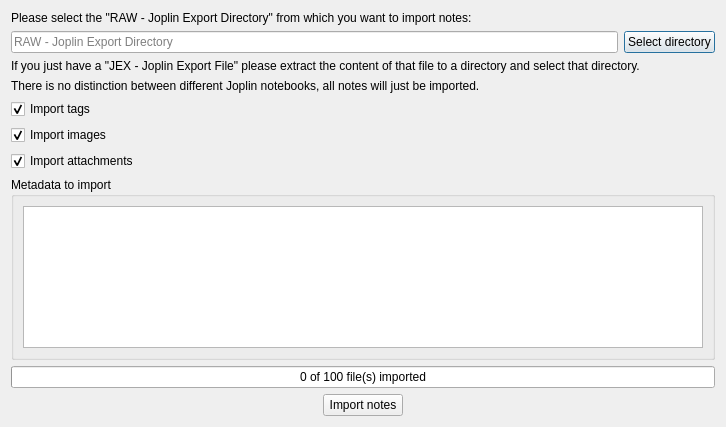
<?xml version="1.0" encoding="UTF-8"?>
<ui version="4.0">
 <class>JoplinImportDialog</class>
 <widget class="QDialog" name="JoplinImportDialog">
  <property name="geometry">
   <rect>
    <x>0</x>
    <y>0</y>
    <width>726</width>
    <height>427</height>
   </rect>
  </property>
  <property name="windowTitle">
   <string>Joplin Import</string>
  </property>
  <layout class="QGridLayout" name="gridLayout">
   <item row="0" column="0" colspan="2">
    <widget class="QLabel" name="label_2">
     <property name="text">
      <string>Please select the &quot;RAW - Joplin Export Directory&quot; from which you want to import notes:</string>
     </property>
    </widget>
   </item>
   <item row="1" column="1">
    <widget class="QPushButton" name="directoryButton">
     <property name="text">
      <string>Select directory</string>
     </property>
     <property name="icon">
      <iconset theme="folder" resource="../breeze-qownnotes.qrc">
       <normaloff>:/icons/breeze-qownnotes/16x16/folder.svg</normaloff>:/icons/breeze-qownnotes/16x16/folder.svg</iconset>
     </property>
    </widget>
   </item>
   <item row="5" column="0" colspan="2">
    <widget class="QCheckBox" name="imageImportCheckBox">
     <property name="text">
      <string>Import images</string>
     </property>
     <property name="checked">
      <bool>true</bool>
     </property>
    </widget>
   </item>
   <item row="9" column="0" colspan="2">
    <widget class="QProgressBar" name="progressBar">
     <property name="value">
      <number>0</number>
     </property>
     <property name="format">
      <string>%v of %m file(s) imported</string>
     </property>
    </widget>
   </item>
   <item row="11" column="0" colspan="2">
    <widget class="QFrame" name="frame">
     <property name="frameShape">
      <enum>QFrame::NoFrame</enum>
     </property>
     <property name="frameShadow">
      <enum>QFrame::Raised</enum>
     </property>
     <layout class="QHBoxLayout" name="horizontalLayout">
      <property name="leftMargin">
       <number>0</number>
      </property>
      <property name="topMargin">
       <number>0</number>
      </property>
      <property name="rightMargin">
       <number>0</number>
      </property>
      <property name="bottomMargin">
       <number>0</number>
      </property>
      <item>
       <spacer name="horizontalSpacer">
        <property name="orientation">
         <enum>Qt::Horizontal</enum>
        </property>
        <property name="sizeHint" stdset="0">
         <size>
          <width>40</width>
          <height>20</height>
         </size>
        </property>
       </spacer>
      </item>
      <item>
       <widget class="QPushButton" name="importButton">
        <property name="text">
         <string>Import notes</string>
        </property>
        <property name="icon">
         <iconset theme="document-import" resource="../breeze-qownnotes.qrc">
          <normaloff>:/icons/breeze-qownnotes/16x16/document-import.svg</normaloff>:/icons/breeze-qownnotes/16x16/document-import.svg</iconset>
        </property>
       </widget>
      </item>
      <item>
       <spacer name="horizontalSpacer_2">
        <property name="orientation">
         <enum>Qt::Horizontal</enum>
        </property>
        <property name="sizeHint" stdset="0">
         <size>
          <width>40</width>
          <height>20</height>
         </size>
        </property>
       </spacer>
      </item>
     </layout>
    </widget>
   </item>
   <item row="4" column="0" colspan="2">
    <widget class="QCheckBox" name="tagImportCheckBox">
     <property name="text">
      <string>Import tags</string>
     </property>
     <property name="checked">
      <bool>true</bool>
     </property>
    </widget>
   </item>
   <item row="2" column="0" colspan="2">
    <widget class="QLabel" name="label_3">
     <property name="text">
      <string>If you just have a &quot;JEX - Joplin Export File&quot; please extract the content of that file to a directory and select that directory.</string>
     </property>
     <property name="wordWrap">
      <bool>true</bool>
     </property>
    </widget>
   </item>
   <item row="10" column="0" colspan="2">
    <spacer name="verticalSpacer">
     <property name="orientation">
      <enum>Qt::Vertical</enum>
     </property>
     <property name="sizeHint" stdset="0">
      <size>
       <width>20</width>
       <height>40</height>
      </size>
     </property>
    </spacer>
   </item>
   <item row="7" column="0" colspan="2">
    <widget class="QGroupBox" name="groupBox">
     <property name="title">
      <string>Metadata to import</string>
     </property>
     <layout class="QVBoxLayout" name="verticalLayout">
      <item>
       <widget class="QTreeWidget" name="metaDataTreeWidget">
        <property name="selectionMode">
         <enum>QAbstractItemView::NoSelection</enum>
        </property>
        <property name="selectionBehavior">
         <enum>QAbstractItemView::SelectRows</enum>
        </property>
        <property name="rootIsDecorated">
         <bool>false</bool>
        </property>
        <property name="headerHidden">
         <bool>true</bool>
        </property>
        <column>
         <property name="text">
          <string notr="true">1</string>
         </property>
        </column>
       </widget>
      </item>
     </layout>
    </widget>
   </item>
   <item row="1" column="0">
    <widget class="QLineEdit" name="directoryLineEdit">
     <property name="readOnly">
      <bool>true</bool>
     </property>
     <property name="placeholderText">
      <string>RAW - Joplin Export Directory</string>
     </property>
    </widget>
   </item>
   <item row="6" column="0" colspan="2">
    <widget class="QCheckBox" name="attachmentImportCheckBox">
     <property name="text">
      <string>Import attachments</string>
     </property>
     <property name="checked">
      <bool>true</bool>
     </property>
    </widget>
   </item>
   <item row="3" column="0" colspan="2">
    <widget class="QLabel" name="label_4">
     <property name="text">
      <string>There is no distinction between different Joplin notebooks, all notes will just be imported.</string>
     </property>
     <property name="wordWrap">
      <bool>true</bool>
     </property>
    </widget>
   </item>
  </layout>
 </widget>
 <resources>
  <include location="../breeze-qownnotes.qrc"/>
 </resources>
 <connections/>
</ui>
